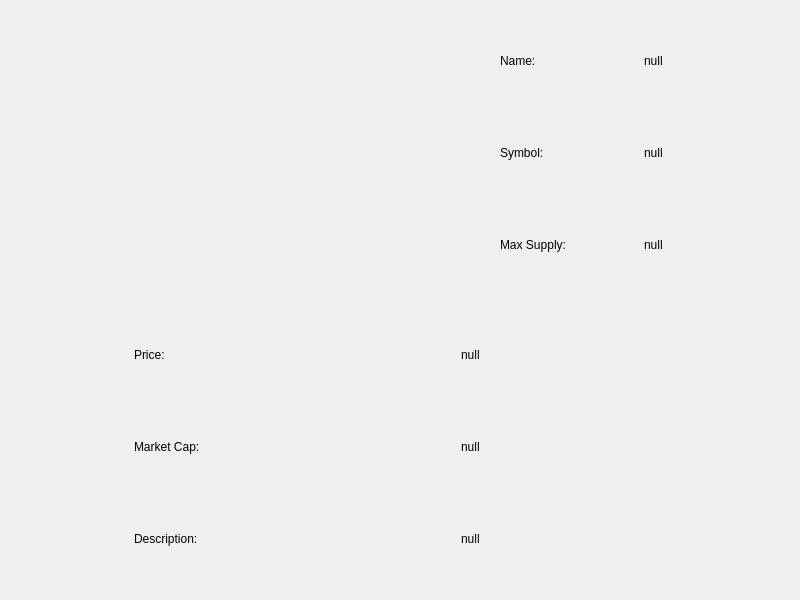
<?xml version="1.0" encoding="UTF-8"?>
<ui version="4.0">
 <class>MainWindow</class>
 <widget class="QMainWindow" name="MainWindow">
  <property name="geometry">
   <rect>
    <x>0</x>
    <y>0</y>
    <width>800</width>
    <height>600</height>
   </rect>
  </property>
  <property name="windowTitle">
   <string>MainWindow</string>
  </property>
  <property name="styleSheet">
   <string notr="true"/>
  </property>
  <widget class="QWidget" name="centralwidget">
   <property name="sizePolicy">
    <sizepolicy hsizetype="Preferred" vsizetype="Preferred">
     <horstretch>0</horstretch>
     <verstretch>0</verstretch>
    </sizepolicy>
   </property>
   <layout class="QVBoxLayout" name="verticalLayout">
    <property name="spacing">
     <number>0</number>
    </property>
    <property name="leftMargin">
     <number>0</number>
    </property>
    <property name="topMargin">
     <number>0</number>
    </property>
    <property name="rightMargin">
     <number>0</number>
    </property>
    <property name="bottomMargin">
     <number>0</number>
    </property>
    <item>
     <widget class="QStackedWidget" name="stackedwindow">
      <property name="sizePolicy">
       <sizepolicy hsizetype="Expanding" vsizetype="Expanding">
        <horstretch>0</horstretch>
        <verstretch>0</verstretch>
       </sizepolicy>
      </property>
      <property name="lineWidth">
       <number>0</number>
      </property>
      <property name="currentIndex">
       <number>2</number>
      </property>
      <widget class="QWidget" name="tokenwindow">
       <widget class="QLabel" name="title">
        <property name="geometry">
         <rect>
          <x>60</x>
          <y>90</y>
          <width>111</width>
          <height>41</height>
         </rect>
        </property>
        <property name="text">
         <string>&lt;html&gt;&lt;head/&gt;&lt;body&gt;&lt;p&gt;&lt;span style=&quot; font-size:16pt; font-weight:600;&quot;&gt;API Token:&lt;/span&gt;&lt;/p&gt;&lt;/body&gt;&lt;/html&gt;</string>
        </property>
       </widget>
       <widget class="QLineEdit" name="token">
        <property name="geometry">
         <rect>
          <x>110</x>
          <y>180</y>
          <width>541</width>
          <height>26</height>
         </rect>
        </property>
        <property name="styleSheet">
         <string notr="true">QLineEdit {
	gridline-color: rgb(255, 255, 255);
}</string>
        </property>
       </widget>
       <widget class="QPushButton" name="nextbutton">
        <property name="geometry">
         <rect>
          <x>520</x>
          <y>250</y>
          <width>91</width>
          <height>31</height>
         </rect>
        </property>
        <property name="text">
         <string>Next</string>
        </property>
       </widget>
       <widget class="QLabel" name="description">
        <property name="geometry">
         <rect>
          <x>40</x>
          <y>120</y>
          <width>791</width>
          <height>51</height>
         </rect>
        </property>
        <property name="text">
         <string>     Get an API Token from the coinmarketcap.com and paste it in the below TextBox</string>
        </property>
       </widget>
       <widget class="QLabel" name="label_3">
        <property name="geometry">
         <rect>
          <x>60</x>
          <y>180</y>
          <width>41</width>
          <height>21</height>
         </rect>
        </property>
        <property name="text">
         <string>Token:</string>
        </property>
       </widget>
      </widget>
      <widget class="QWidget" name="mainwindow">
       <layout class="QHBoxLayout" name="horizontalLayout">
        <property name="spacing">
         <number>0</number>
        </property>
        <property name="leftMargin">
         <number>0</number>
        </property>
        <property name="topMargin">
         <number>0</number>
        </property>
        <property name="rightMargin">
         <number>0</number>
        </property>
        <property name="bottomMargin">
         <number>0</number>
        </property>
        <item>
         <widget class="QWidget" name="widget_2" native="true">
          <property name="sizePolicy">
           <sizepolicy hsizetype="Fixed" vsizetype="Preferred">
            <horstretch>0</horstretch>
            <verstretch>0</verstretch>
           </sizepolicy>
          </property>
          <property name="minimumSize">
           <size>
            <width>110</width>
            <height>0</height>
           </size>
          </property>
          <property name="styleSheet">
           <string notr="true">.QWidget {
	background-color: rgb(85, 170, 255);
}</string>
          </property>
          <layout class="QVBoxLayout" name="verticalLayout_4">
           <property name="leftMargin">
            <number>9</number>
           </property>
           <item>
            <layout class="QVBoxLayout" name="verticalLayout_2">
             <property name="spacing">
              <number>0</number>
             </property>
             <property name="sizeConstraint">
              <enum>QLayout::SetNoConstraint</enum>
             </property>
             <property name="leftMargin">
              <number>0</number>
             </property>
             <item>
              <widget class="QPushButton" name="logobutton">
               <property name="sizePolicy">
                <sizepolicy hsizetype="Preferred" vsizetype="Preferred">
                 <horstretch>0</horstretch>
                 <verstretch>0</verstretch>
                </sizepolicy>
               </property>
               <property name="minimumSize">
                <size>
                 <width>0</width>
                 <height>0</height>
                </size>
               </property>
               <property name="styleSheet">
                <string notr="true">.QPushButton {
	image: url(:/rc/img/logoicon.png);
	border-radius: 90;
}</string>
               </property>
               <property name="text">
                <string/>
               </property>
              </widget>
             </item>
             <item>
              <spacer name="verticalSpacer">
               <property name="orientation">
                <enum>Qt::Vertical</enum>
               </property>
               <property name="sizeType">
                <enum>QSizePolicy::Fixed</enum>
               </property>
               <property name="sizeHint" stdset="0">
                <size>
                 <width>20</width>
                 <height>200</height>
                </size>
               </property>
              </spacer>
             </item>
             <item>
              <widget class="QPushButton" name="settingbutton">
               <property name="sizePolicy">
                <sizepolicy hsizetype="Minimum" vsizetype="Preferred">
                 <horstretch>0</horstretch>
                 <verstretch>0</verstretch>
                </sizepolicy>
               </property>
               <property name="styleSheet">
                <string notr="true">.QPushButton {
	image: url(:/rc/img/settingicon.png);
	border-radius: 90;
}</string>
               </property>
               <property name="text">
                <string/>
               </property>
              </widget>
             </item>
             <item>
              <spacer name="verticalSpacer_2">
               <property name="orientation">
                <enum>Qt::Vertical</enum>
               </property>
               <property name="sizeType">
                <enum>QSizePolicy::Fixed</enum>
               </property>
               <property name="sizeHint" stdset="0">
                <size>
                 <width>20</width>
                 <height>24</height>
                </size>
               </property>
              </spacer>
             </item>
             <item>
              <widget class="QPushButton" name="helpbutton">
               <property name="sizePolicy">
                <sizepolicy hsizetype="Minimum" vsizetype="Preferred">
                 <horstretch>0</horstretch>
                 <verstretch>0</verstretch>
                </sizepolicy>
               </property>
               <property name="minimumSize">
                <size>
                 <width>0</width>
                 <height>0</height>
                </size>
               </property>
               <property name="styleSheet">
                <string notr="true">.QPushButton {
	image: url(:/rc/img/helpicon.png);
	border-radius: 90;
}</string>
               </property>
               <property name="text">
                <string/>
               </property>
              </widget>
             </item>
            </layout>
           </item>
          </layout>
         </widget>
        </item>
        <item>
         <layout class="QVBoxLayout" name="verticalLayout_3">
          <property name="spacing">
           <number>0</number>
          </property>
          <property name="sizeConstraint">
           <enum>QLayout::SetDefaultConstraint</enum>
          </property>
          <item>
           <widget class="QWidget" name="widget" native="true">
            <property name="sizePolicy">
             <sizepolicy hsizetype="Preferred" vsizetype="Fixed">
              <horstretch>0</horstretch>
              <verstretch>0</verstretch>
             </sizepolicy>
            </property>
            <property name="minimumSize">
             <size>
              <width>0</width>
              <height>20</height>
             </size>
            </property>
            <property name="sizeIncrement">
             <size>
              <width>0</width>
              <height>0</height>
             </size>
            </property>
            <property name="styleSheet">
             <string notr="true">.QWidget {
	background-color: rgb(170, 85, 255);
}</string>
            </property>
            <layout class="QVBoxLayout" name="verticalLayout_5">
             <property name="spacing">
              <number>0</number>
             </property>
             <property name="leftMargin">
              <number>9</number>
             </property>
             <property name="topMargin">
              <number>20</number>
             </property>
             <property name="bottomMargin">
              <number>20</number>
             </property>
             <item>
              <widget class="QLineEdit" name="searchfield">
               <property name="sizePolicy">
                <sizepolicy hsizetype="Expanding" vsizetype="Fixed">
                 <horstretch>0</horstretch>
                 <verstretch>0</verstretch>
                </sizepolicy>
               </property>
              </widget>
             </item>
            </layout>
           </widget>
          </item>
          <item>
           <spacer name="verticalSpacer_6">
            <property name="orientation">
             <enum>Qt::Vertical</enum>
            </property>
            <property name="sizeType">
             <enum>QSizePolicy::Fixed</enum>
            </property>
            <property name="sizeHint" stdset="0">
             <size>
              <width>20</width>
              <height>40</height>
             </size>
            </property>
           </spacer>
          </item>
          <item>
           <widget class="QLabel" name="label">
            <property name="sizePolicy">
             <sizepolicy hsizetype="Preferred" vsizetype="Fixed">
              <horstretch>0</horstretch>
              <verstretch>0</verstretch>
             </sizepolicy>
            </property>
            <property name="text">
             <string>Trending Currencies</string>
            </property>
           </widget>
          </item>
          <item>
           <spacer name="verticalSpacer_7">
            <property name="orientation">
             <enum>Qt::Vertical</enum>
            </property>
            <property name="sizeType">
             <enum>QSizePolicy::Fixed</enum>
            </property>
            <property name="sizeHint" stdset="0">
             <size>
              <width>20</width>
              <height>40</height>
             </size>
            </property>
           </spacer>
          </item>
          <item>
           <layout class="QGridLayout" name="gridLayout">
            <property name="sizeConstraint">
             <enum>QLayout::SetDefaultConstraint</enum>
            </property>
            <property name="spacing">
             <number>0</number>
            </property>
            <item row="0" column="0">
             <widget class="QPushButton" name="trend1">
              <property name="sizePolicy">
               <sizepolicy hsizetype="Preferred" vsizetype="Preferred">
                <horstretch>0</horstretch>
                <verstretch>0</verstretch>
               </sizepolicy>
              </property>
              <property name="minimumSize">
               <size>
                <width>150</width>
                <height>50</height>
               </size>
              </property>
              <property name="text">
               <string>Bitcoin</string>
              </property>
             </widget>
            </item>
            <item row="0" column="1">
             <widget class="QPushButton" name="trend2">
              <property name="sizePolicy">
               <sizepolicy hsizetype="Preferred" vsizetype="Preferred">
                <horstretch>0</horstretch>
                <verstretch>0</verstretch>
               </sizepolicy>
              </property>
              <property name="minimumSize">
               <size>
                <width>150</width>
                <height>50</height>
               </size>
              </property>
              <property name="text">
               <string>Litecoin</string>
              </property>
             </widget>
            </item>
            <item row="1" column="1">
             <widget class="QPushButton" name="trend4">
              <property name="sizePolicy">
               <sizepolicy hsizetype="Preferred" vsizetype="Preferred">
                <horstretch>0</horstretch>
                <verstretch>0</verstretch>
               </sizepolicy>
              </property>
              <property name="minimumSize">
               <size>
                <width>150</width>
                <height>50</height>
               </size>
              </property>
              <property name="text">
               <string>Monero</string>
              </property>
             </widget>
            </item>
            <item row="1" column="0">
             <widget class="QPushButton" name="trend3">
              <property name="sizePolicy">
               <sizepolicy hsizetype="Preferred" vsizetype="Preferred">
                <horstretch>0</horstretch>
                <verstretch>0</verstretch>
               </sizepolicy>
              </property>
              <property name="minimumSize">
               <size>
                <width>150</width>
                <height>50</height>
               </size>
              </property>
              <property name="text">
               <string>Ethereum</string>
              </property>
             </widget>
            </item>
           </layout>
          </item>
         </layout>
        </item>
       </layout>
      </widget>
      <widget class="QWidget" name="cryptodetailswindow">
       <layout class="QHBoxLayout" name="horizontalLayout_3">
        <item>
         <widget class="QWidget" name="sidebar" native="true">
          <property name="sizePolicy">
           <sizepolicy hsizetype="Fixed" vsizetype="Preferred">
            <horstretch>0</horstretch>
            <verstretch>0</verstretch>
           </sizepolicy>
          </property>
          <property name="minimumSize">
           <size>
            <width>110</width>
            <height>0</height>
           </size>
          </property>
          <property name="styleSheet">
           <string notr="true">.QWidget {

}</string>
          </property>
          <layout class="QVBoxLayout" name="verticalLayout_7">
           <item>
            <layout class="QVBoxLayout" name="verticalLayout_8">
             <property name="spacing">
              <number>0</number>
             </property>
             <property name="sizeConstraint">
              <enum>QLayout::SetNoConstraint</enum>
             </property>
             <property name="leftMargin">
              <number>0</number>
             </property>
             <item>
              <widget class="QPushButton" name="logobutton_2">
               <property name="sizePolicy">
                <sizepolicy hsizetype="Preferred" vsizetype="Preferred">
                 <horstretch>0</horstretch>
                 <verstretch>0</verstretch>
                </sizepolicy>
               </property>
               <property name="minimumSize">
                <size>
                 <width>0</width>
                 <height>0</height>
                </size>
               </property>
               <property name="styleSheet">
                <string notr="true">.QPushButton {
	image: url(:/rc/img/logoicon.png);
	border-radius: 90;
}</string>
               </property>
               <property name="text">
                <string/>
               </property>
              </widget>
             </item>
             <item>
              <spacer name="verticalSpacer_5">
               <property name="orientation">
                <enum>Qt::Vertical</enum>
               </property>
               <property name="sizeType">
                <enum>QSizePolicy::Fixed</enum>
               </property>
               <property name="sizeHint" stdset="0">
                <size>
                 <width>20</width>
                 <height>30</height>
                </size>
               </property>
              </spacer>
             </item>
             <item>
              <widget class="QPushButton" name="backbutton">
               <property name="minimumSize">
                <size>
                 <width>0</width>
                 <height>52</height>
                </size>
               </property>
               <property name="styleSheet">
                <string notr="true">.QPushButton {
	image: url(:/rc/img/backbutton.png);
	border-radius: 0;
}</string>
               </property>
               <property name="text">
                <string/>
               </property>
              </widget>
             </item>
             <item>
              <spacer name="verticalSpacer_3">
               <property name="orientation">
                <enum>Qt::Vertical</enum>
               </property>
               <property name="sizeType">
                <enum>QSizePolicy::Fixed</enum>
               </property>
               <property name="sizeHint" stdset="0">
                <size>
                 <width>20</width>
                 <height>150</height>
                </size>
               </property>
              </spacer>
             </item>
             <item>
              <widget class="QPushButton" name="settingbutton_2">
               <property name="sizePolicy">
                <sizepolicy hsizetype="Minimum" vsizetype="Preferred">
                 <horstretch>0</horstretch>
                 <verstretch>0</verstretch>
                </sizepolicy>
               </property>
               <property name="styleSheet">
                <string notr="true">.QPushButton {
	image: url(:/rc/img/settingicon.png);
	border-radius: 90;
}</string>
               </property>
               <property name="text">
                <string/>
               </property>
              </widget>
             </item>
             <item>
              <spacer name="verticalSpacer_4">
               <property name="orientation">
                <enum>Qt::Vertical</enum>
               </property>
               <property name="sizeType">
                <enum>QSizePolicy::Fixed</enum>
               </property>
               <property name="sizeHint" stdset="0">
                <size>
                 <width>20</width>
                 <height>24</height>
                </size>
               </property>
              </spacer>
             </item>
             <item>
              <widget class="QPushButton" name="helpbutton_2">
               <property name="sizePolicy">
                <sizepolicy hsizetype="Minimum" vsizetype="Preferred">
                 <horstretch>0</horstretch>
                 <verstretch>0</verstretch>
                </sizepolicy>
               </property>
               <property name="minimumSize">
                <size>
                 <width>0</width>
                 <height>0</height>
                </size>
               </property>
               <property name="styleSheet">
                <string notr="true">.QPushButton {
	image: url(:/rc/img/helpicon.png);
	border-radius: 90;
}</string>
               </property>
               <property name="text">
                <string/>
               </property>
              </widget>
             </item>
            </layout>
           </item>
          </layout>
         </widget>
        </item>
        <item>
         <layout class="QVBoxLayout" name="verticalLayout_9">
          <item>
           <layout class="QHBoxLayout" name="horizontalLayout_2">
            <item>
             <spacer name="horizontalSpacer_2">
              <property name="orientation">
               <enum>Qt::Horizontal</enum>
              </property>
              <property name="sizeType">
               <enum>QSizePolicy::Fixed</enum>
              </property>
              <property name="sizeHint" stdset="0">
               <size>
                <width>30</width>
                <height>20</height>
               </size>
              </property>
             </spacer>
            </item>
            <item>
             <widget class="QLabel" name="cryptocurrencyimage">
              <property name="text">
               <string/>
              </property>
             </widget>
            </item>
            <item>
             <spacer name="horizontalSpacer">
              <property name="orientation">
               <enum>Qt::Horizontal</enum>
              </property>
              <property name="sizeType">
               <enum>QSizePolicy::Fixed</enum>
              </property>
              <property name="sizeHint" stdset="0">
               <size>
                <width>30</width>
                <height>20</height>
               </size>
              </property>
             </spacer>
            </item>
            <item>
             <widget class="QWidget" name="basicdetails" native="true">
              <layout class="QGridLayout" name="gridLayout_2">
               <item row="0" column="0">
                <widget class="QLabel" name="namelabel">
                 <property name="text">
                  <string>Name:</string>
                 </property>
                </widget>
               </item>
               <item row="0" column="1">
                <widget class="QLabel" name="cryptocurrencyname">
                 <property name="text">
                  <string>null</string>
                 </property>
                </widget>
               </item>
               <item row="1" column="0">
                <widget class="QLabel" name="symbollabel">
                 <property name="text">
                  <string>Symbol:</string>
                 </property>
                </widget>
               </item>
               <item row="1" column="1">
                <widget class="QLabel" name="cryptocurrencysymbol">
                 <property name="text">
                  <string>null</string>
                 </property>
                </widget>
               </item>
               <item row="2" column="0">
                <widget class="QLabel" name="maxsupplylabel">
                 <property name="text">
                  <string>Max Supply:</string>
                 </property>
                </widget>
               </item>
               <item row="2" column="1">
                <widget class="QLabel" name="cryptocurrencymaxsupply">
                 <property name="text">
                  <string>null</string>
                 </property>
                </widget>
               </item>
              </layout>
             </widget>
            </item>
           </layout>
          </item>
          <item>
           <widget class="QWidget" name="impdetails" native="true">
            <layout class="QGridLayout" name="gridLayout_3">
             <item row="0" column="0">
              <widget class="QLabel" name="pricelabel">
               <property name="text">
                <string>Price:</string>
               </property>
              </widget>
             </item>
             <item row="0" column="1">
              <widget class="QLabel" name="cryptocurrencyprice">
               <property name="text">
                <string>null</string>
               </property>
              </widget>
             </item>
             <item row="1" column="0">
              <widget class="QLabel" name="marketcaplabel">
               <property name="text">
                <string>Market Cap:</string>
               </property>
              </widget>
             </item>
             <item row="1" column="1">
              <widget class="QLabel" name="cryptocurrencymarketcap">
               <property name="text">
                <string>null</string>
               </property>
              </widget>
             </item>
             <item row="2" column="0">
              <widget class="QLabel" name="descriptionlabel">
               <property name="text">
                <string>Description:</string>
               </property>
              </widget>
             </item>
             <item row="2" column="1">
              <widget class="QLabel" name="cryptocurrencydescription">
               <property name="text">
                <string>null</string>
               </property>
              </widget>
             </item>
            </layout>
           </widget>
          </item>
         </layout>
        </item>
       </layout>
      </widget>
     </widget>
    </item>
   </layout>
  </widget>
 </widget>
 <resources/>
 <connections/>
</ui>
